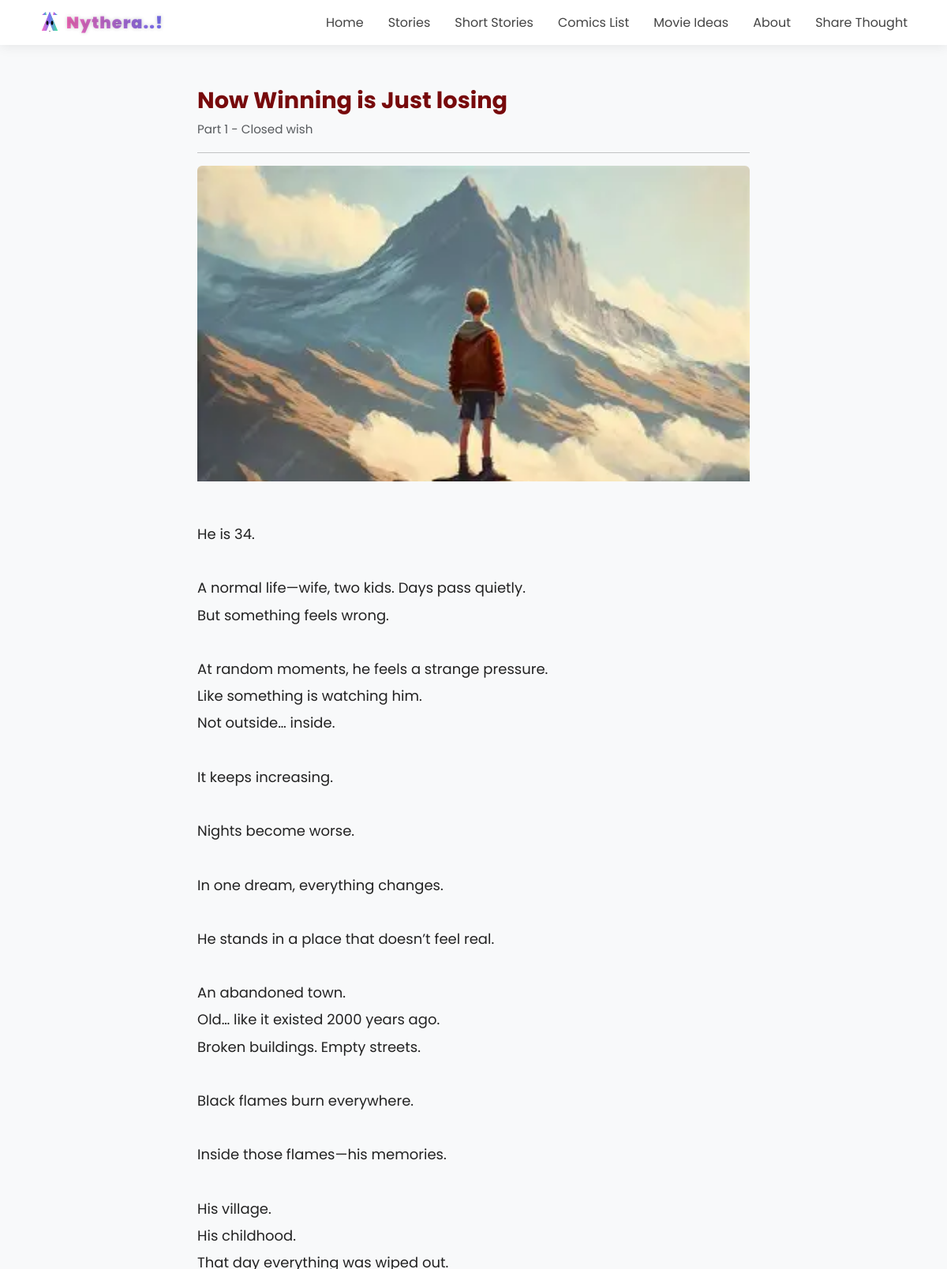
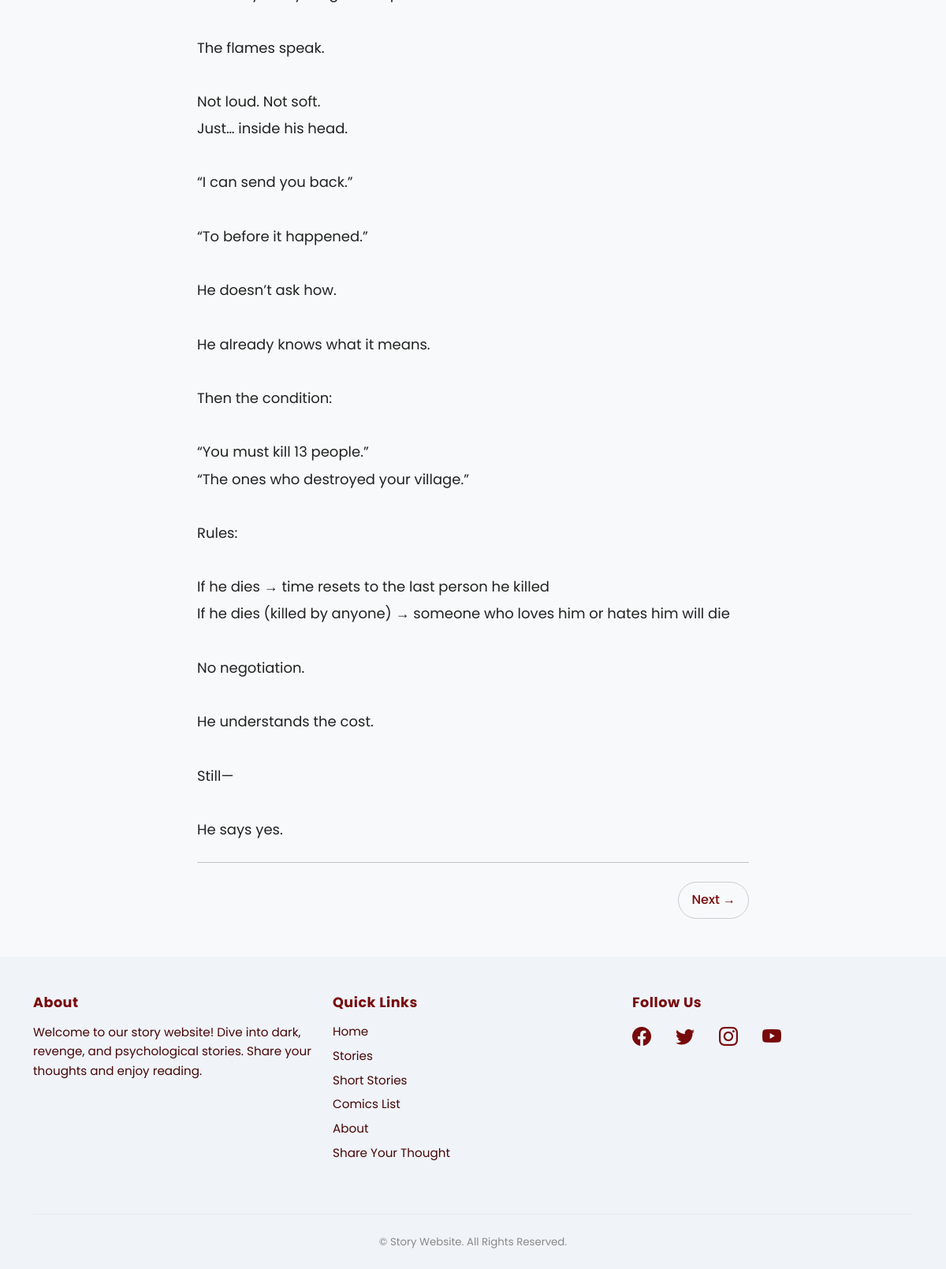
Screenshot of /story/now-winning-is-just-losing/part/1/ with the database file from the repository (2 pictures, top to bottom).
### story_blog/models.py (models this page shows, shortened)
class Story(models.Model):
    title = models.CharField(max_length=100)
    slug = models.SlugField(unique=True,blank=True)
    description = models.TextField()
    created_at = models.DateTimeField(auto_now_add=True)
    category = models.ManyToManyField(Category)
    image = models.ImageField(upload_to='stories/', blank=True, null=True)  # ✅ NEW

class StoryPart(models.Model):
    story = models.ForeignKey(Story, on_delete=models.CASCADE, related_name='parts')
    part_number = models.IntegerField()
    title = models.CharField(max_length=200)
    content = models.TextField()
    created_at = models.DateTimeField(auto_now_add=True)
    image = models.ImageField(upload_to='story_parts/', blank=True, null=True)  # ✅ NEW
    class Meta:
        ordering = ['part_number']

### story_blog/views.py (the view)
# urls.py: path('story/<slug:slug>/part/<int:part_number>/', part_detail, name='part_detail'),
def part_detail(request, slug, part_number):
    story = get_object_or_404(Story, slug=slug)
    part = get_object_or_404(StoryPart, story=story, part_number=part_number)
    next_part = StoryPart.objects.filter(
        story=story,
        part_number__gt=part.part_number
    ).order_by('part_number').first()
    prev_part = StoryPart.objects.filter(
        story=story,
        part_number__lt=part.part_number
    ).order_by('-part_number').first()
    return render(request, 'part_detail.html', {
        'story': story,
        'part': part,
        'next_part': next_part,
        'prev_part': prev_part
    })

### story_blog/templates/part_detail.html (shortened to what this page needs)
{% extends "base/theme.html" %}
{% block content %}
<div class="mx-auto part-container" style="max-width: 700px; line-height: 1.8; margin-top: 40px;">
    <h3 class="fw-bold part-title">{{ story.title }}</h3>
    <p class="text-muted part-info">Part {{ part.part_number }} - {{ part.title }}</p>
    <hr class="my-3">
    {% if part.image %}
    <div class="part-img-container mb-3">
        <img src="{{ part.image.url }}" class="img-fluid rounded part-img">
    </div>
    {% endif %}
    <div class="part-content" style="white-space: pre-line; font-size: 18px; color: #222;">
        {{ part.content }}
    </div>
    <hr class="my-4">
    <div class="d-flex justify-content-between mt-4 part-nav">
        {% if next_part %}
            <a href="{% url 'part_detail' story.slug next_part.part_number %}"
               class="read-btn">
               Next →
            </a>
        {% endif %}
    </div>
</div>
{% endblock %}

### story_blog/templates/base/theme.html (style rules this page uses)
body { padding-top: 70px; font-family: 'Poppins', sans-serif; background-color: #f8f9fa; color: #222; }
h2, h3, h4 { font-weight: 600; }

### story_blog/templates/part_detail.html (style rules this page uses)
.part-title { font-size: 1.8rem; color: #770a0c; margin-bottom: 5px; }
.part-info { font-size: 0.95rem; }
.read-btn { display: inline-flex; align-items: center; gap: 6px; padding: 8px 16px; background: transparent; color: #770a0c; font-weight: 500; border-radius: 25px; border: 1px solid #c9cdd1; text-decoration: none; transition: all 0.3s ease; }
.part-img-container { width: 100%; overflow: hidden; max-height: 400px; }
.part-img { width: 100%; height: 100%; object-fit: cover; transition: transform 0.3s ease; cursor: pointer; }
.part-content { font-weight: 400; line-height: 1.9; color: #333; }

### rows the page displays
Story: title "Now Winning is Just losing"
StoryPart: part_number "1", title "Closed wish", image (picture), content "He is 34. A normal life—wife, two kids. Days pass quietly. But something feels wrong. At random moments, he feels a strange pressure. Like something is watching him. Not outside… inside. It keeps increasing. Nights become worse. In one dream, everything changes. He stands in a place that doesn’t feel real. An abandoned town. Old… like it existed 2000 years ago. Broken buildings. Empty streets. Black flames burn everywhere. Inside those flames—his memories. His village. His childhood. That day everything was wiped out. The flames speak. Not loud. Not soft. Just… inside his head. “I can send you back.” “To before it happened.” He doesn’t ask how. He already knows what it means. Then the…"
